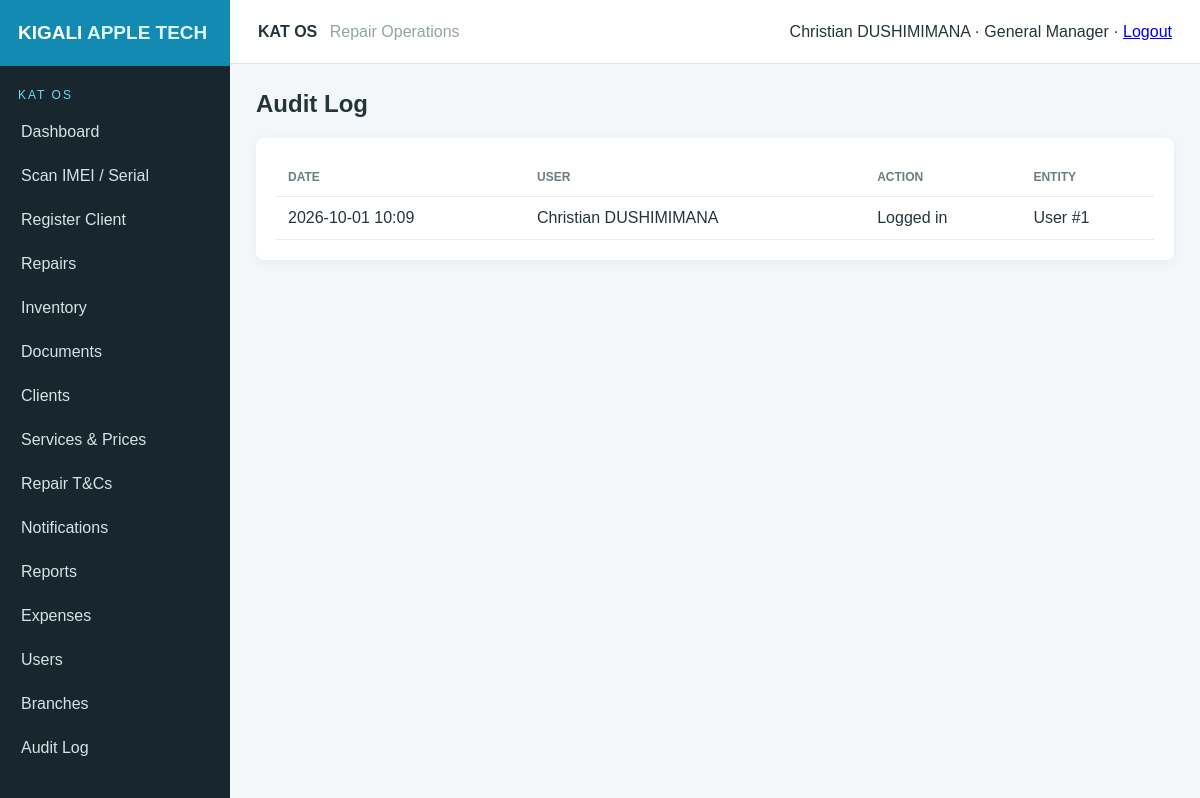
/admin/audit (signed in), run on an earlier commit of the app's database.
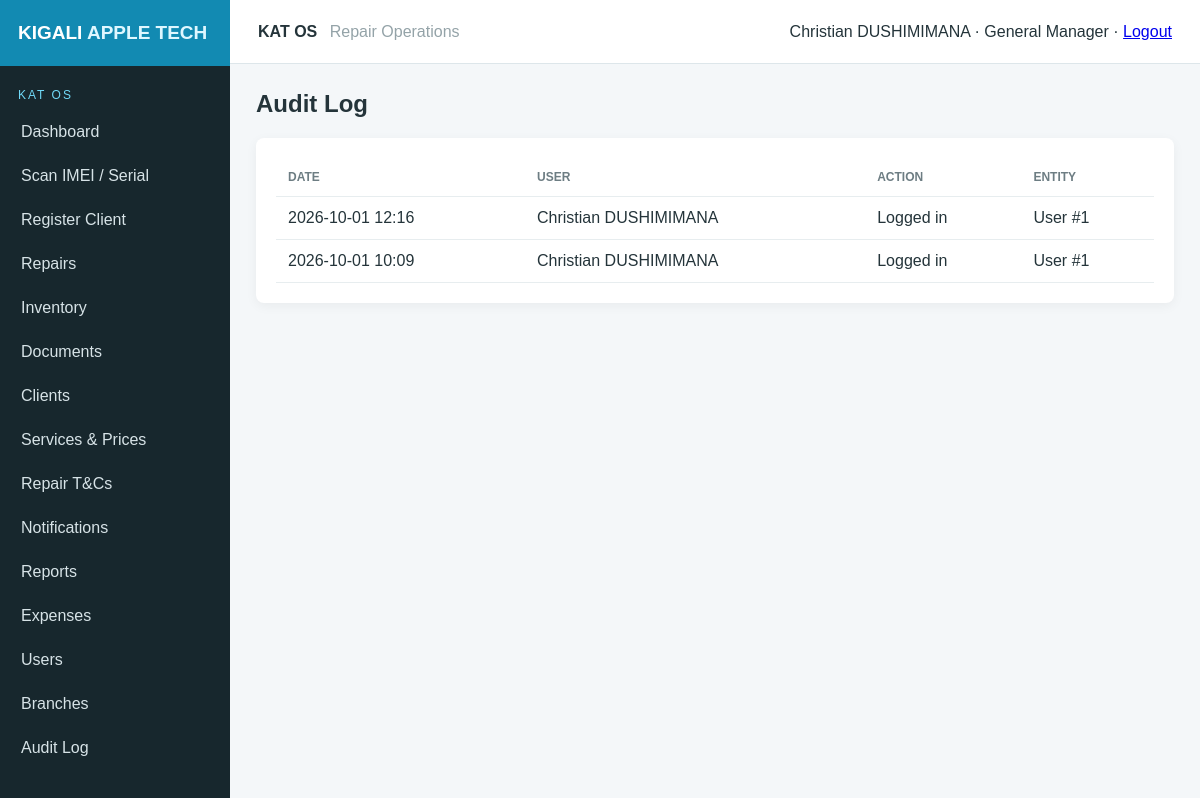
And on a later commit of the database.
### app.py (models this page shows)
class User(db.Model):
    id=db.Column(db.Integer,primary_key=True); full_name=db.Column(db.String(120),nullable=False); username=db.Column(db.String(80),unique=True,nullable=False); password_hash=db.Column(db.String(255),nullable=False); role=db.Column(db.String(30),default="Technician"); work_email=db.Column(db.String(120)); branch_id=db.Column(db.Integer,db.ForeignKey("branch.id")); active=db.Column(db.Boolean,default=True)
    branch=db.relationship("Branch")

class AuditLog(db.Model):
    id=db.Column(db.Integer,primary_key=True); user_name=db.Column(db.String(120)); action=db.Column(db.String(180)); entity=db.Column(db.String(80)); entity_id=db.Column(db.Integer); created_at=db.Column(db.DateTime,default=datetime.utcnow)

### app.py (the view)
@app.route("/admin/audit")
@admin_required
def audit_logs(): return render_template("audit.html",logs=AuditLog.query.order_by(AuditLog.created_at.desc()).limit(300).all())

### app.py (called while the page is built)
def current_user():
    return User.query.get(session.get("user_id")) if session.get("user_id") else None

def admin_required(fn):
    @wraps(fn)
    def w(*a,**k):
        u=current_user()
        if not u or u.role not in ["Admin","General Manager"]:
            flash("General Manager access required.","error"); return redirect(url_for("dashboard"))
        return fn(*a,**k)
    return w

@app.context_processor
def inject():
    return dict(me=current_user(),total_paid=total_paid,today=date.today(),initial_username=os.getenv("KAT_ADMIN_USERNAME", "christian"))

### templates/audit.html
{% extends "base.html" %}{% block content %}<h1>Audit Log</h1><div class="panel"><table><tr><th>Date</th><th>User</th><th>Action</th><th>Entity</th></tr>{% for l in logs %}<tr><td>{{l.created_at.strftime("%Y-%m-%d %H:%M")}}</td><td>{{l.user_name}}</td><td>{{l.action}}</td><td>{{l.entity}} #{{l.entity_id or ""}}</td></tr>{% endfor %}</table></div>{% endblock %}

### templates/base.html (shortened to what this page needs)
<!doctype html><html><head><link rel="stylesheet" href="{{url_for('static',filename='style.css')}}"></head><body>
{% if me %}<aside class="sidebar"><div class="brand">KIGALI <span>APPLE TECH</span></div><div class="os">KAT OS</div><nav>
<a href="{{url_for('dashboard')}}">Dashboard</a><a href="{{url_for('device_scan')}}">Scan IMEI / Serial</a><a href="{{url_for('new_client')}}">Register Client</a><a href="{{url_for('repairs')}}">Repairs</a><a href="{{url_for('inventory')}}">Inventory</a><a href="{{url_for('documents')}}">Documents</a><a href="{{url_for('clients')}}">Clients</a><a href="{{url_for('services')}}">Services & Prices</a><a href="{{url_for('terms_library')}}">Repair T&Cs</a><a href="{{url_for('notifications')}}">Notifications</a><a href="{{url_for('reports')}}">Reports</a>
{% if me.role in ["Admin","General Manager"] %}<a href="{{url_for('expenses')}}">Expenses</a><a href="{{url_for('users')}}">Users</a><a href="{{url_for('branches')}}">Branches</a><a href="{{url_for('audit_logs')}}">Audit Log</a>{% endif %}</nav></aside>{% endif %}
<main class="">{% if me %}<header><div><b>KAT OS</b> <span class="muted">Repair Operations</span></div><div>{{me.full_name}} · {{me.role}} · <a href="{{url_for('logout')}}">Logout</a></div></header>{% endif %}<section class="content">{% block content %}{% endblock %}</section></main></body></html>

### static/style.css (style rules this page uses)
:root { --kat:#21b8e6;--kat-dark:#128ab2;--nav:#17272d;--bg:#f4f7f9;--text:#24343a;--danger:#e45142 }
* { box-sizing:border-box }
body { margin:0;font-family:Arial,Helvetica,sans-serif;background:var(--bg);color:var(--text) }
.sidebar { position:fixed;left:0;top:0;bottom:0;width:230px;background:var(--nav);color:white }
.brand { background:var(--kat-dark);padding:22px 18px;font-weight:800;font-size:19px }
.brand span { color:#dff7ff }
.os { padding:22px 18px 8px;color:#70d9f7;font-size:12px;letter-spacing:2px }
.sidebar nav a { display:block;color:#d7e3e7;text-decoration:none;padding:13px 18px;border-left:3px solid transparent }
main { margin-left:230px }
header { height:64px;background:white;border-bottom:1px solid #dde6ea;display:flex;align-items:center;justify-content:space-between;padding:0 28px }
.muted { color:#94a3a8;font-weight:normal;margin-left:8px }
.content { padding:26px }
h1 { margin-top:0 }
.panel { background:white;border-radius:8px;padding:20px;margin-bottom:20px;box-shadow:0 3px 12px #0000000d }
table { width:100%;border-collapse:collapse }
th,td { text-align:left;padding:12px;border-bottom:1px solid #e7edef }
th { font-size:12px;text-transform:uppercase;color:#6d7d83 }

What changed in the data, as far as the page shows it:
added AuditLog: created_at "2026-10-01 12:16", user_name "Christian DUSHIMIMANA", action "Logged in", entity "User", entity "1"
